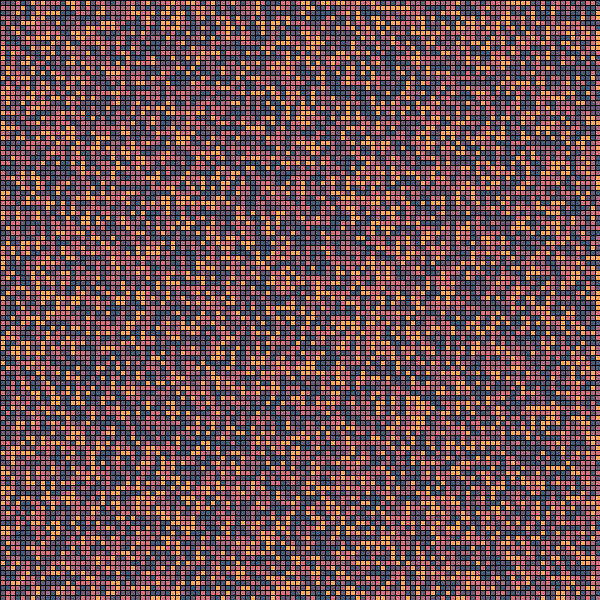
Frame 1 (no input)
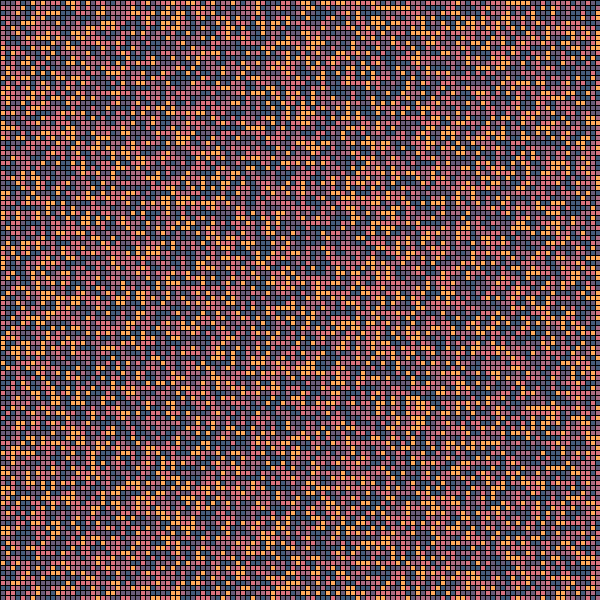
Frame 60 (the mouse pressed at the canvas centre just before this capture)
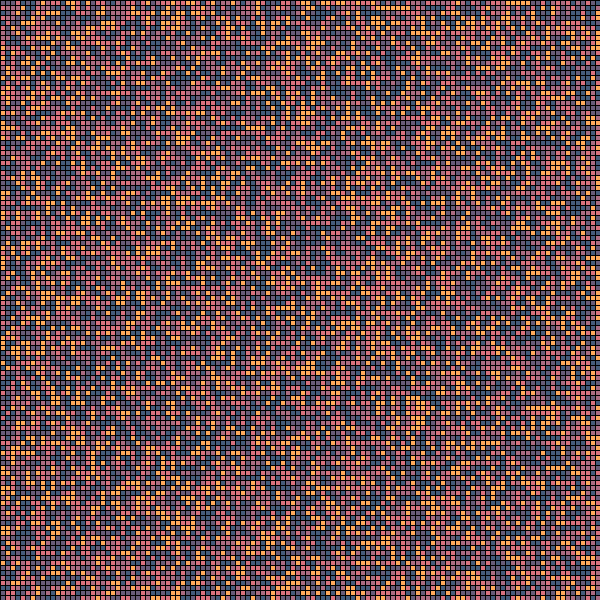
Frame 120 (the mouse held since frame 60 and released just before this capture)

The Processing sketch that drew these frames (run headless with seeded random() and noise(); from frame 60 on, the mouse is pressed at the canvas centre):

// Processing sketch: processing_160226
// ── processing_160226.pde

// idk

color[] beach = {#FFAA5C, #DA727E, #AC6C82, #685C79, #455C7B};
color[] palette = beach;

int s = 5;

void setup(){
  size(600, 600);
  background(palette[0]);
  smooth();
  strokeWeight(1);
  
  
  for(int x = 0; x < width; x += s){
    for(int y = 0; y < height; y += s) {
      fill(palette[int(random(0, 5))]);
      rect(x, y, s, s);
    }
  }
}

void draw(){
  fill(palette[int(random(0, 5))]);
  int x = int(random(width/s))*s;
  int y = int(random(height/s))*s;
  rect(x, y, s, s);
}
